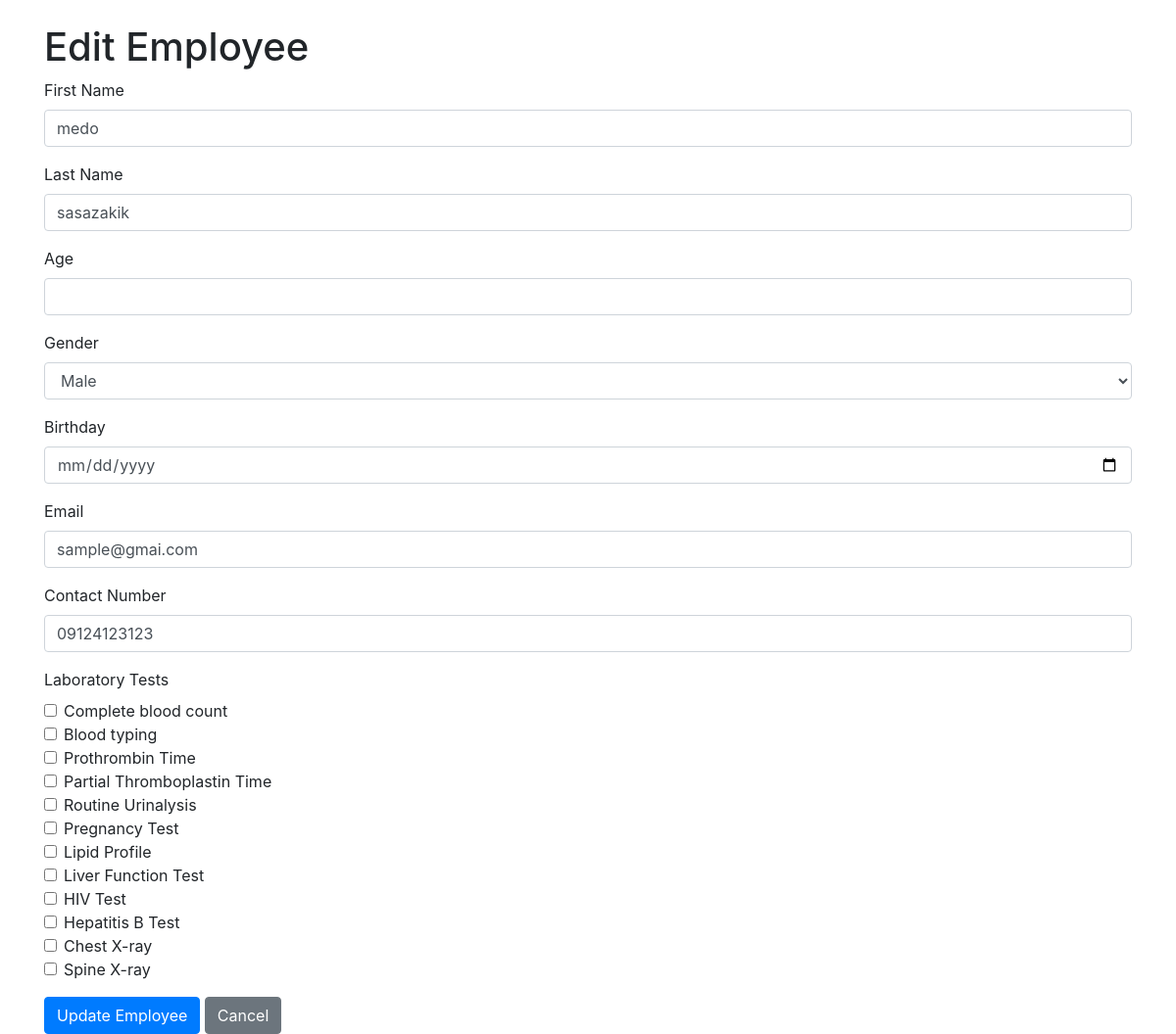
The app's page /edit_employee.php?id=83 (signed in) with its own data.
### tables this page shows
CREATE TABLE `employees` (
  `id` int(11) NOT NULL,
  `company_id` int(11) DEFAULT NULL,
  `first_name` varchar(50) NOT NULL,
  `last_name` varchar(50) NOT NULL,
  `age` int(11) DEFAULT NULL,
  `gender` enum('male','female','other') DEFAULT NULL,
  `birthday` date DEFAULT NULL,
  `email` varchar(100) DEFAULT NULL,
  `contact_number` varchar(20) DEFAULT NULL,
  `created_at` timestamp NOT NULL DEFAULT current_timestamp(),
  `tests` text DEFAULT NULL,
  `address` text DEFAULT NULL,
  `status` enum('registered','pending_tests','tests_assigned','sent_to_marketing','sent_to_front_desk','processed') DEFAULT 'registered',
  `sent_to_front_desk_at` datetime DEFAULT NULL,
  `sent_to_marketing_at` datetime DEFAULT NULL,
  `updated_at` datetime DEFAULT NULL,
  `patient_id` varchar(10) DEFAULT NULL,
  `username` varchar(50) DEFAULT NULL,
  `password` varchar(50) DEFAULT NULL,
  `appointment_date` date DEFAULT NULL,
  `appointment_time` time DEFAULT NULL
);

CREATE TABLE `lab_tests` (
  `id` int(11) NOT NULL,
  `test_name` varchar(255) NOT NULL
);

### edit_employee.php (the view, shortened to what this page needs)
<?php
include 'db_connection.php';
$user_id = $_SESSION['user_id'];
$employee_id = $_GET['id'] ?? 0;
$stmt = $conn->prepare("SELECT e.* FROM employees e JOIN users u ON e.company_id = u.company_id WHERE e.id = ? AND u.id = ?");
$stmt->bind_param("ii", $employee_id, $user_id);
$stmt->execute();
$result = $stmt->get_result();
$employee = $result->fetch_assoc();
$stmt = $conn->prepare("SELECT id, test_name FROM lab_tests");
$stmt->execute();
$result = $stmt->get_result();
$available_tests = $result->fetch_all(MYSQLI_ASSOC);
$stmt = $conn->prepare("SELECT lab_test_id FROM employee_lab_tests WHERE employee_id = ?");
$stmt->bind_param("i", $employee_id);
$stmt->execute();
$result = $stmt->get_result();
$current_tests = $result->fetch_all(MYSQLI_ASSOC);
$current_test_ids = array_column($current_tests, 'lab_test_id');
?>
<!DOCTYPE html>
<html lang="en">
<head>
    <link rel="stylesheet" href="https://stackpath.bootstrapcdn.com/bootstrap/4.5.2/css/bootstrap.min.css">
</head>
<body>
    <div class="container mt-4">
        <h1>Edit Employee</h1>
        <form action="" method="POST">
            <div class="form-group">
                <label for="first_name">First Name</label>
                <input type="text" class="form-control" id="first_name" name="first_name" value="<?php echo htmlspecialchars($employee['first_name']); ?>" required>
            </div>
            <div class="form-group">
                <label for="last_name">Last Name</label>
                <input type="text" class="form-control" id="last_name" name="last_name" value="<?php echo htmlspecialchars($employee['last_name']); ?>" required>
            </div>
            <div class="form-group">
                <label for="age">Age</label>
                <input type="number" class="form-control" id="age" name="age" value="<?php echo htmlspecialchars($employee['age']); ?>" required>
            </div>
            <div class="form-group">
                <label for="gender">Gender</label>
                <select class="form-control" id="gender" name="gender" required>
                    <option value="Male" <?php echo $employee['gender'] === 'Male' ? 'selected' : ''; ?>>Male</option>
                </select>
            </div>
            <div class="form-group">
                <label for="birthday">Birthday</label>
                <input type="date" class="form-control" id="birthday" name="birthday" value="<?php echo htmlspecialchars($employee['birthday']); ?>" required>
            </div>
            <div class="form-group">
                <label for="email">Email</label>
                <input type="email" class="form-control" id="email" name="email" value="<?php echo htmlspecialchars($employee['email']); ?>" required>
            </div>
            <div class="form-group">
                <label for="contact_number">Contact Number</label>
                <input type="tel" class="form-control" id="contact_number" name="contact_number" value="<?php echo htmlspecialchars($employee['contact_number']); ?>" required>
            </div>
            <div class="form-group">
                <label>Laboratory Tests</label>
                <?php foreach ($available_tests as $test): ?>
                    <div class="form-check">
                        <input class="form-check-input" type="checkbox" name="lab_tests[]" value="<?php echo $test['id']; ?>" id="test_<?php echo $test['id']; ?>"
                            <?php echo in_array($test['id'], $current_test_ids) ? 'checked' : ''; ?>>
                        <label class="form-check-label" for="test_<?php echo $test['id']; ?>">
                            <?php echo $test['test_name']; ?>
                        </label>
                    </div>
                <?php endforeach; ?>
            </div>
            <button type="submit" class="btn btn-primary">Update Employee</button>
            <a href="company_rep_dashboard.php" class="btn btn-secondary">Cancel</a>
        </form>
    </div>
</body>
</html>

### records on screen
employees: first_name "medo", last_name "sasazakik", email "sample@gmai.com", contact_number "09124123123"
lab_tests: test_name "Complete blood count"
lab_tests: test_name "Blood typing"
lab_tests: test_name "Prothrombin Time"
lab_tests: test_name "Partial Thromboplastin Time"
lab_tests: test_name "Routine Urinalysis"
lab_tests: test_name "Pregnancy Test"
lab_tests: test_name "Lipid Profile"
lab_tests: test_name "Liver Function Test"
lab_tests: test_name "HIV Test"
lab_tests: test_name "Hepatitis B Test"
lab_tests: test_name "Chest X-ray"
lab_tests: test_name "Spine X-ray"
